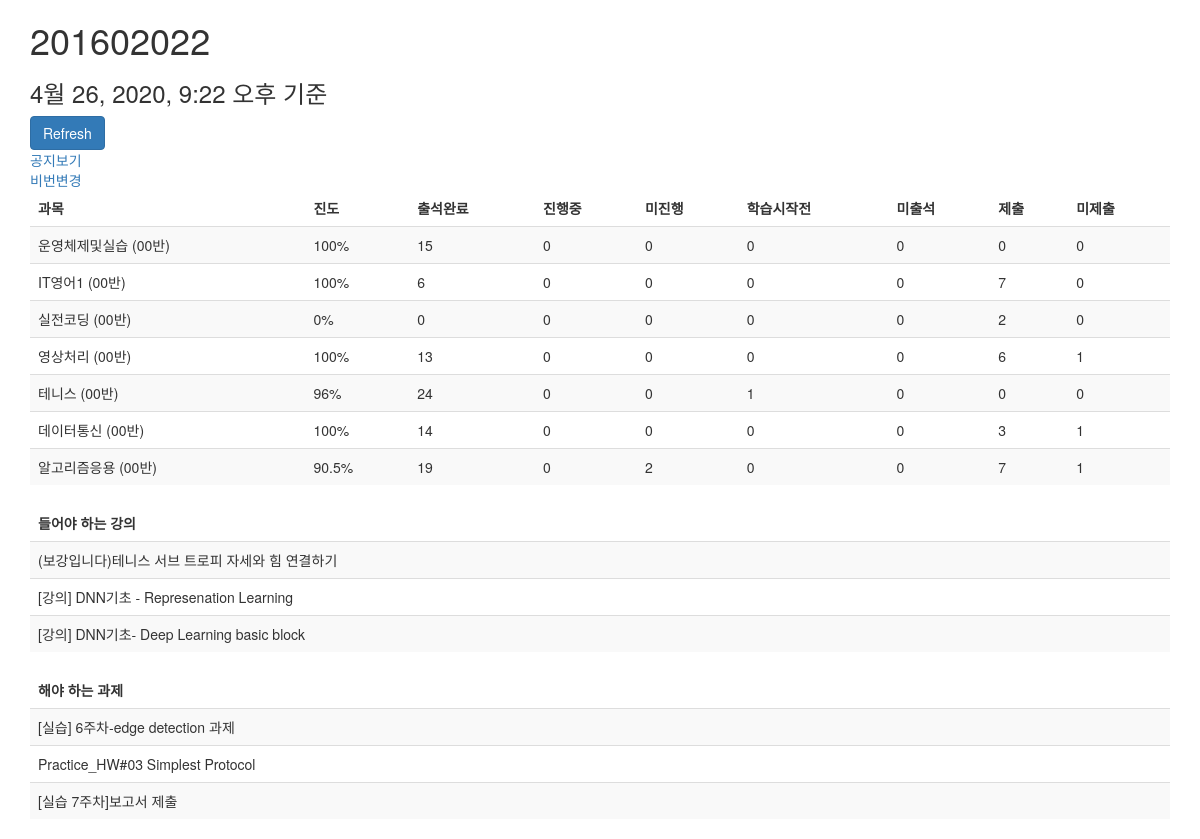
Page /elearn/ (signed in) on the earlier database version.
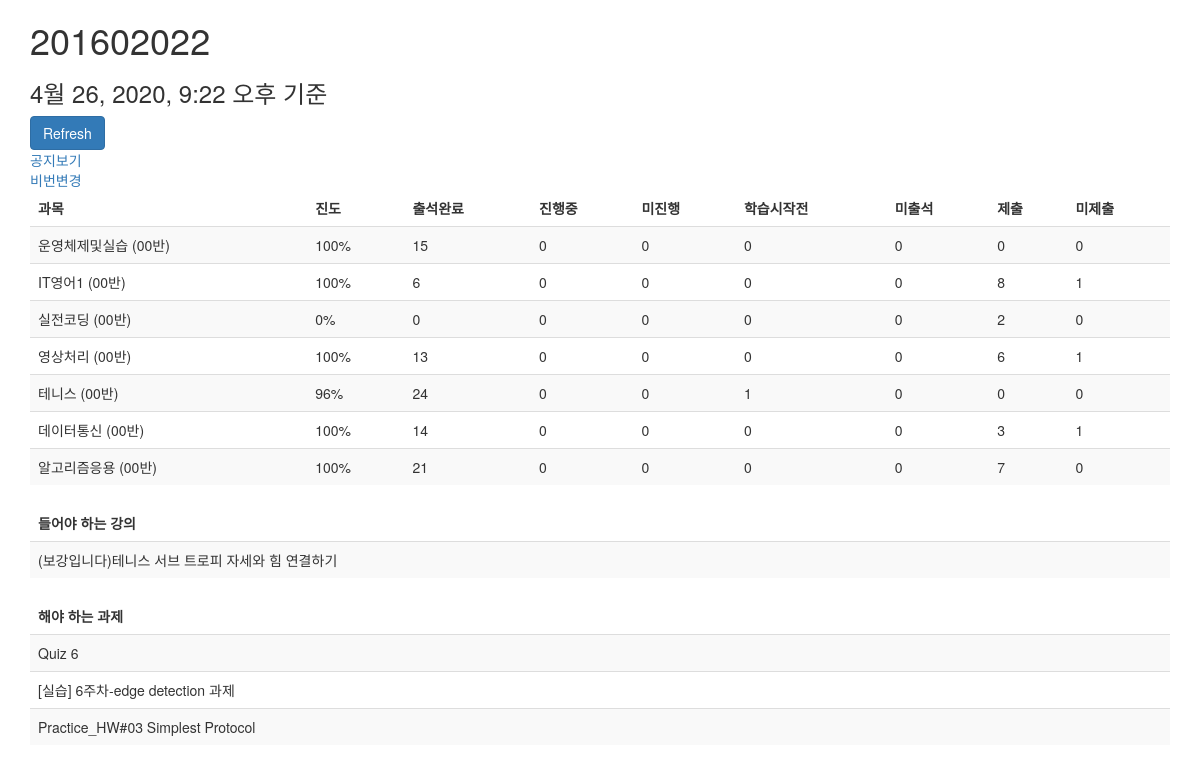
Same page on the later database version.
### elearn_data/models.py (models this page shows, shortened)
class ElearnData(models.Model):
    userID = models.ForeignKey(Profile, on_delete=models.CASCADE)
    title = models.TextField()
    percentage = models.TextField()
    video0 = models.IntegerField()
    video1 = models.IntegerField()
    video2 = models.IntegerField()
    video3 = models.IntegerField()
    video4 = models.IntegerField()
    report0 = models.IntegerField()
    report1 = models.IntegerField()
    videos2watch = models.TextField(default="")
    reports2do = models.TextField(default="")

### cse_notice/views.py (the view)
# urls.py: path('elearn/', notices.elearn, name='elearn'),
def elearn(request):
	profile = Profile.objects.get(user=request.user)
	context = ec.get_context(profile)
	if request.method == "POST":
		context = ec.fetch_and_save(profile)
	return render(request, 'notice/elearn.html', context)

### elearn_crawler.py (called while the page is built)
def get_context(profile):
    elearns = ElearnData.objects.filter(userID=profile)
    videos2watch = []
    reports2do = []
    for data in elearns:
        videos = json.loads(data.videos2watch)
        for video in videos:
            videos2watch.append(video)
        reports = json.loads(data.reports2do)
        for report in reports:
            reports2do.append(report)
    context = {
        'profile': profile,
        'classes': elearns,
        'videos': videos2watch,
        'reports': reports2do,
    }
    return context

### templates/notice/elearn.html (shortened to what this page needs)
<!DOCTYPE html>
<html lang="en">
<head>
  <link rel="stylesheet" href="http://maxcdn.bootstrapcdn.com/bootstrap/3.3.6/css/bootstrap.min.css">
</head>
<body>
<div class="container">
    <h1>{{profile.portal_id}}</h1>
    <h3>{{profile.last_update}} 기준</h3>
    <form method="POST" action="{% url 'elearn'%}">
        <input type="submit" class="btn btn-primary" value="Refresh">
        <div>
			<a href="{% url 'notice' %}" class="txt1">
				공지보기
			</a>
        </div>
        <div>
			<a href="{% url 'setting' %}" class="txt1">
				비번변경
			</a>
        </div>
    </form>
    <table class="table table-striped">
        <thead>
            <tr>
                <td><B>과목</B></td>
                <td><B>진도</B></td>
                <td><B>출석완료</B></td>
                <td><B>진행중</B></td>
                <td><B>미진행</B></td>
                <td><B>학습시작전</B></td>
                <td><B>미출석</B></td>
                <td><B>제출</B></td>
                <td><B>미제출</B></td>
            </tr>
        </thead>
        <tbody>
            {% for class in classes %}
            <tr>
                <td>{{class.title}}</td>
                <td>{{class.percentage}}</td>
                <td>{{class.video0}}</td>
                <td>{{class.video1}}</td>
                <td>{{class.video2}}</td>
                <td>{{class.video3}}</td>
                <td>{{class.video4}}</td>
                <td>{{class.report0}}</td>
                <td>{{class.report1}}</td>
            </tr>
            {% endfor %}
        </tbody>
    </table>
    <table class="table table-striped">
        <thead>
            <tr>
                <td><B>들어야 하는 강의</B></td>
            </tr>
        </thead>
        <tbody>
            {% for video in videos %}
            <tr>
                <td>{{video}}</td>
            </tr>
            {% endfor %}
        </tbody>
    </table>
    <table class="table table-striped">
        <thead>
            <tr>
                <td><B>해야 하는 과제</B></td>
            </tr>
        </thead>
        <tbody>
            {% for report in reports %}
            <tr>
                <td>{{report}}</td>
            </tr>
            {% endfor %}
        </tbody>
    </table>
</body>

Differences in the rows shown:
changed ElearnData "IT영어1 (00반)": report0 "7" → "8"; report1 "0" → "1"
changed ElearnData "알고리즘응용 (00반)": percentage "90.5%" → "100%"; video0 "19" → "21"; video2 "2" → "0"; report1 "1" → "0"
Other differences:
new list line: "Quiz 6"
list line gone: "[강의] DNN기초 - Represenation Learning"
list line gone: "[강의] DNN기초- Deep Learning basic block"
list line gone: "[실습 7주차]보고서 제출"
